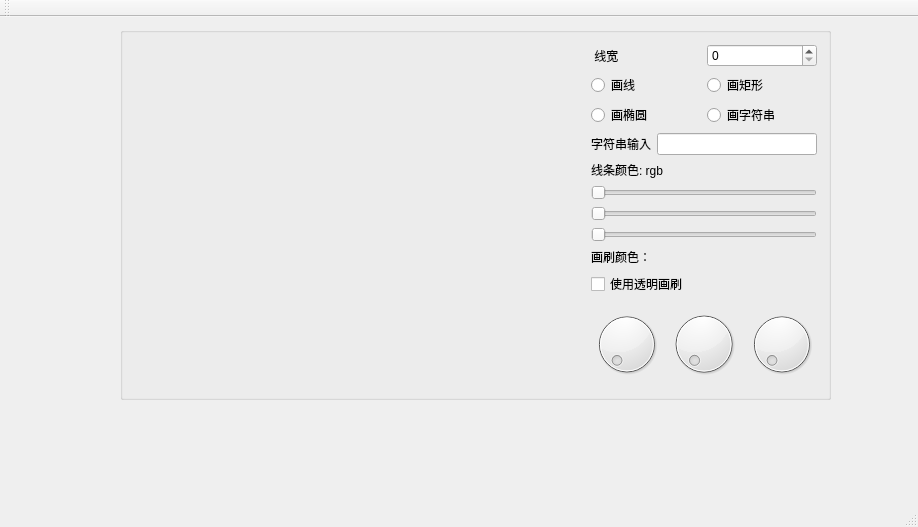
<?xml version="1.0" encoding="UTF-8"?>
<ui version="4.0">
 <class>MainWindow</class>
 <widget class="QMainWindow" name="MainWindow">
  <property name="geometry">
   <rect>
    <x>0</x>
    <y>0</y>
    <width>918</width>
    <height>527</height>
   </rect>
  </property>
  <property name="windowTitle">
   <string>MainWindow</string>
  </property>
  <widget class="QWidget" name="centralWidget">
   <widget class="QGroupBox" name="horizontalGroupBox_all">
    <property name="geometry">
     <rect>
      <x>120</x>
      <y>10</y>
      <width>711</width>
      <height>373</height>
     </rect>
    </property>
    <layout class="QHBoxLayout" name="horizontalLayout_all" stretch="2,1">
     <item>
      <widget class="Zdwidget" name="widget_panel" native="true">
       <property name="enabled">
        <bool>true</bool>
       </property>
      </widget>
     </item>
     <item>
      <layout class="QVBoxLayout" name="verticalLayout_all_right">
       <item>
        <layout class="QHBoxLayout" name="horizontalLayout_line">
         <item>
          <widget class="QLabel" name="label">
           <property name="text">
            <string> 线宽</string>
           </property>
          </widget>
         </item>
         <item>
          <widget class="QSpinBox" name="spinBox"/>
         </item>
        </layout>
       </item>
       <item>
        <layout class="QGridLayout" name="gridLayout_paint">
         <item row="0" column="0">
          <widget class="QRadioButton" name="radioButton">
           <property name="text">
            <string>画线</string>
           </property>
          </widget>
         </item>
         <item row="0" column="1">
          <widget class="QRadioButton" name="radioButton_2">
           <property name="text">
            <string>画矩形</string>
           </property>
          </widget>
         </item>
         <item row="1" column="0">
          <widget class="QRadioButton" name="radioButton_3">
           <property name="text">
            <string>画椭圆</string>
           </property>
          </widget>
         </item>
         <item row="1" column="1">
          <widget class="QRadioButton" name="radioButton_4">
           <property name="text">
            <string>画字符串</string>
           </property>
          </widget>
         </item>
        </layout>
       </item>
       <item>
        <layout class="QHBoxLayout" name="horizontalLayout_string">
         <item>
          <widget class="QLabel" name="label_2">
           <property name="text">
            <string>字符串输入</string>
           </property>
          </widget>
         </item>
         <item>
          <widget class="QLineEdit" name="lineEdit"/>
         </item>
        </layout>
       </item>
       <item>
        <layout class="QVBoxLayout" name="verticalLayout_pen">
         <item>
          <widget class="QLabel" name="label_color">
           <property name="text">
            <string>线条颜色: rgb</string>
           </property>
          </widget>
         </item>
         <item>
          <widget class="QSlider" name="horizontalSlider_2">
           <property name="orientation">
            <enum>Qt::Horizontal</enum>
           </property>
          </widget>
         </item>
         <item>
          <widget class="QSlider" name="horizontalSlider">
           <property name="orientation">
            <enum>Qt::Horizontal</enum>
           </property>
          </widget>
         </item>
         <item>
          <widget class="QSlider" name="horizontalSlider_3">
           <property name="orientation">
            <enum>Qt::Horizontal</enum>
           </property>
          </widget>
         </item>
         <item>
          <layout class="QVBoxLayout" name="verticalLayout_brush">
           <item>
            <widget class="QLabel" name="label_brush">
             <property name="text">
              <string>画刷颜色：</string>
             </property>
            </widget>
           </item>
           <item>
            <widget class="QCheckBox" name="checkBox">
             <property name="text">
              <string>使用透明画刷</string>
             </property>
            </widget>
           </item>
           <item>
            <layout class="QHBoxLayout" name="horizontalLayout_dial">
             <item>
              <widget class="QDial" name="dial_2"/>
             </item>
             <item>
              <widget class="QDial" name="dial_3"/>
             </item>
             <item>
              <widget class="QDial" name="dial"/>
             </item>
            </layout>
           </item>
          </layout>
         </item>
        </layout>
       </item>
      </layout>
     </item>
    </layout>
   </widget>
  </widget>
  <widget class="QMenuBar" name="menuBar">
   <property name="geometry">
    <rect>
     <x>0</x>
     <y>0</y>
     <width>918</width>
     <height>25</height>
    </rect>
   </property>
  </widget>
  <widget class="QToolBar" name="mainToolBar">
   <attribute name="toolBarArea">
    <enum>TopToolBarArea</enum>
   </attribute>
   <attribute name="toolBarBreak">
    <bool>false</bool>
   </attribute>
  </widget>
  <widget class="QStatusBar" name="statusBar"/>
 </widget>
 <layoutdefault spacing="6" margin="11"/>
 <customwidgets>
  <customwidget>
   <class>Zdwidget</class>
   <extends>QWidget</extends>
   <header location="global">zdwidget.h</header>
   <container>1</container>
  </customwidget>
 </customwidgets>
 <resources/>
 <connections/>
</ui>
